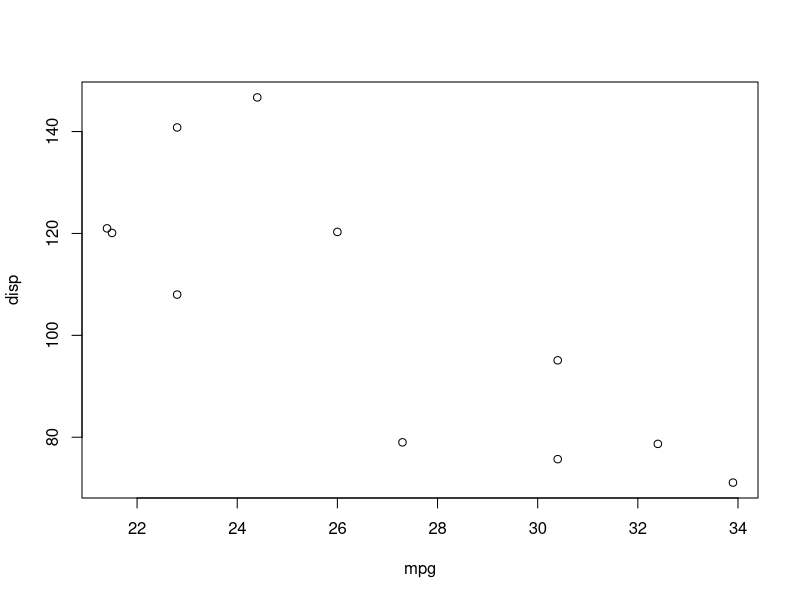

The R script that drew this image:
## ---- chunk 1
knitr::opts_chunk$set(echo = FALSE)
## ---- chunk 2
nb_cyl <- 4
my_data <- mtcars[mtcars$cyl == nb_cyl,]
head(my_data)
## ---- chunk 3
plot(my_data$mpg,my_data$disp,xlab = "mpg", ylab = "disp")
